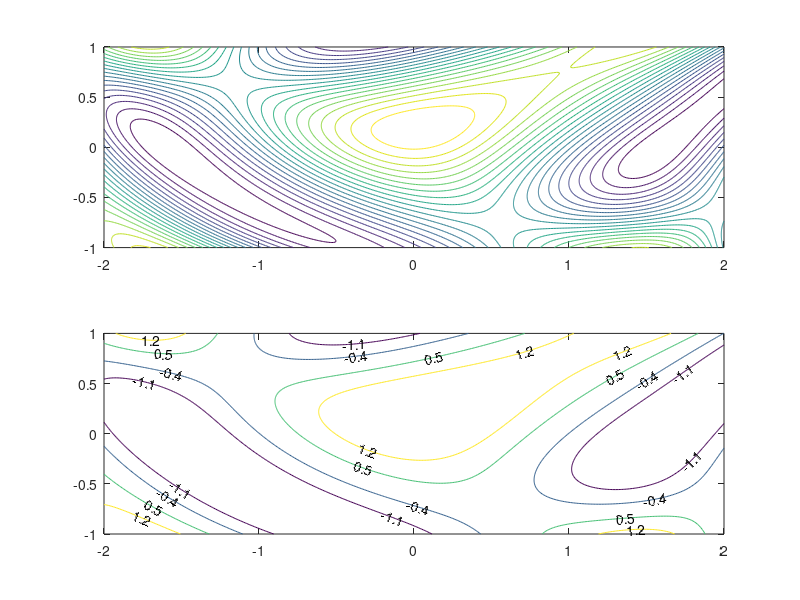

The MATLAB source for this figure:
x=-2:.01:2; y=-1:0.01:1;
[X,Y] = meshgrid(x,y);
Z =sin(3*Y-X.^2+1)+cos(2*Y.^2-2*X);
subplot(2,1,1)
contour(X,Y,Z,20);
subplot(2,1,2)
[C,h]=contour(X,Y,Z,[1.2,0.5,-0.4,-1.1]);
clabel(C,h)
